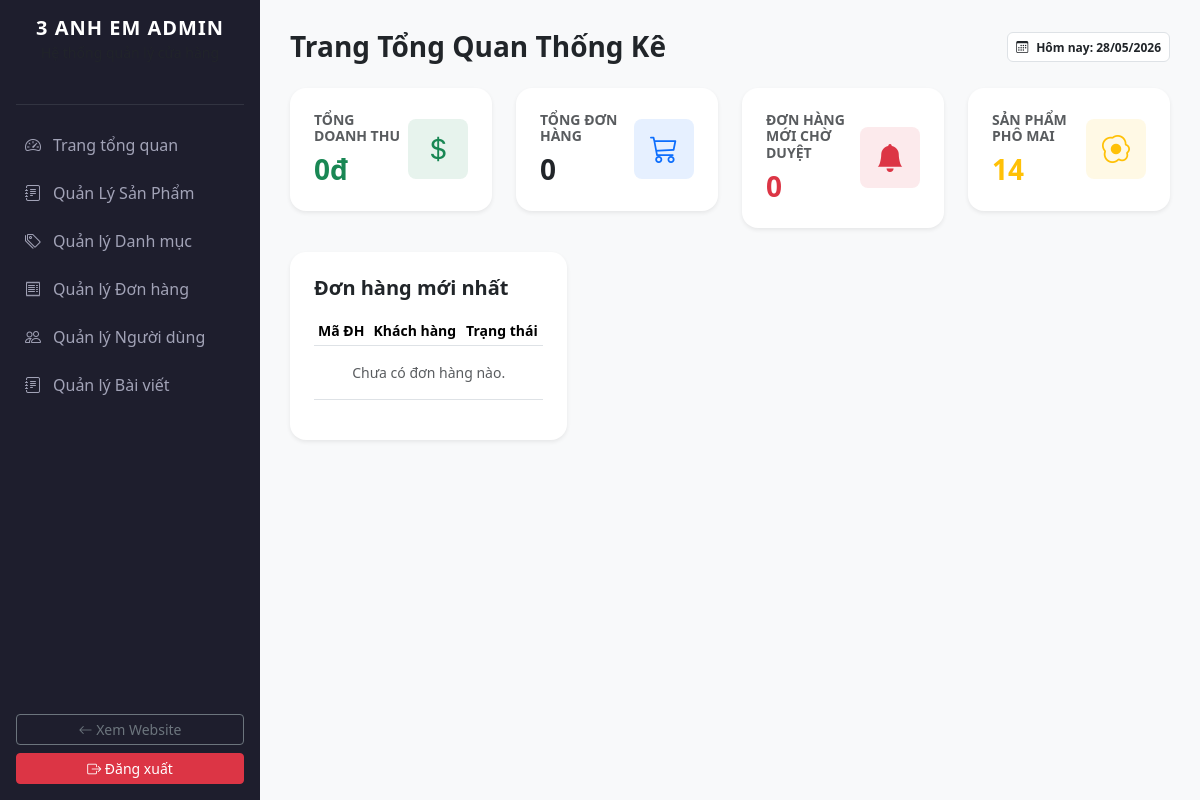
Page /phomai3anhem/admin/index.php (signed in) on the earlier database version.
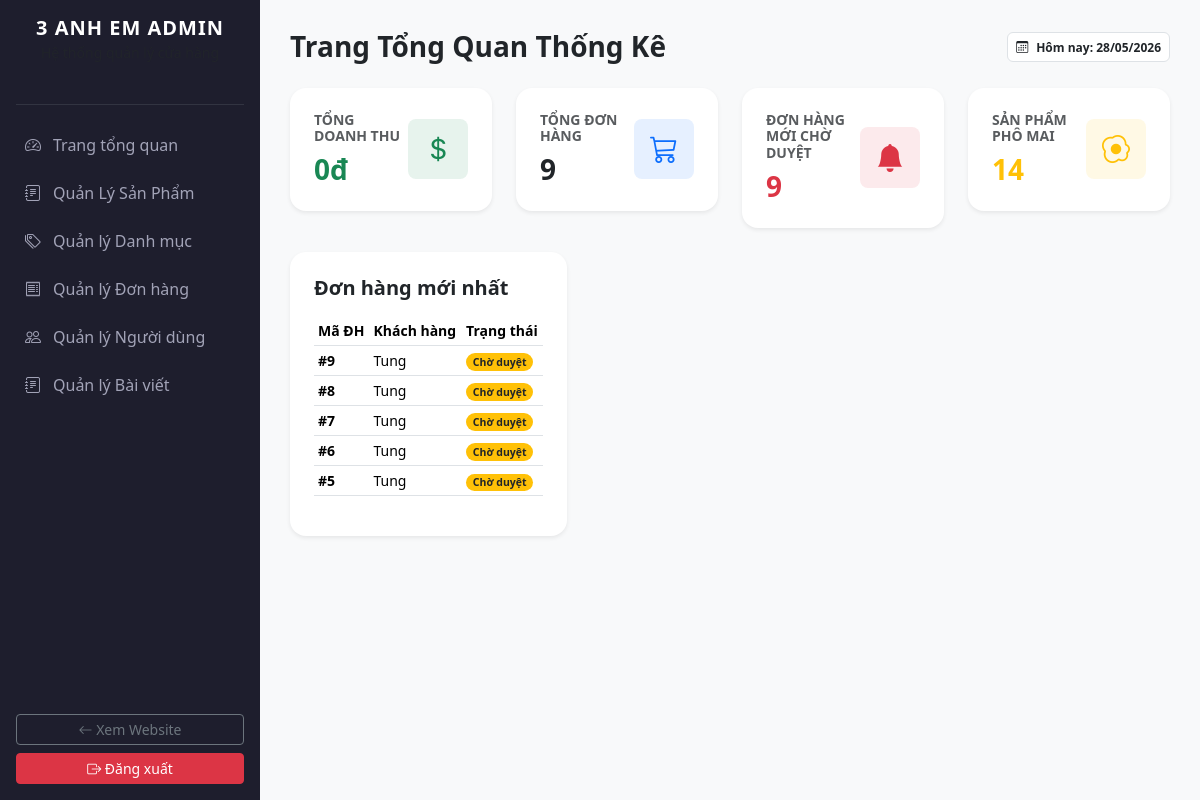
Same page on the later database version.
### tables this page shows
CREATE TABLE `orders` (
  `id` int(11) NOT NULL,
  `user_id` int(11) DEFAULT NULL,
  `full_name` varchar(255) NOT NULL,
  `email` varchar(255) NOT NULL,
  `phone` varchar(20) NOT NULL,
  `address` text NOT NULL,
  `note` text DEFAULT NULL,
  `total_money` int(11) NOT NULL,
  `status` varchar(50) DEFAULT 'pending',
  `created_at` timestamp NOT NULL DEFAULT current_timestamp()
);

### phomai3anhem/admin/index.php (the view, shortened to what the changed rows need)
<?php
include_once '../config/db.php';
include_once 'includes/header.php';
$total_orders = $pdo->query("SELECT COUNT(*) FROM orders")->fetchColumn();
$new_orders = $pdo->query("SELECT COUNT(*) FROM orders WHERE status = 'pending'")->fetchColumn();
?>
<div class="row g-4 mb-4">
    <div class="col-md-3">
        <div class="card admin-card p-4 bg-white border-0 shadow-sm rounded-4">
            <div class="d-flex justify-content-between align-items-center">
                <div>
                    <h6 class="text-muted small text-uppercase fw-bold">Tổng đơn hàng</h6>
                    <h3 class="fw-bold text-dark m-0"><?php echo $total_orders; ?></h3>
                </div>
            </div>
        </div>
    </div>
    <div class="col-md-3">
        <div class="card admin-card p-4 bg-white border-0 shadow-sm rounded-4">
            <div class="d-flex justify-content-between align-items-center">
                <div>
                    <h6 class="text-muted small text-uppercase fw-bold">Đơn hàng mới chờ duyệt</h6>
                    <h3 class="fw-bold text-danger m-0"><?php echo $new_orders; ?></h3>
                </div>
            </div>
        </div>
    </div>
</div>
<div class="row g-4">
    <div class="col-lg-4">
        <div class="card admin-card p-4 bg-white border-0 shadow-sm rounded-4 h-100">
            <div class="table-responsive">
                <table class="table table-sm table-hover align-middle small">
                    <thead>
                        <tr class="text-secondary">
                            <th>Mã ĐH</th>
                            <th>Khách hàng</th>
                            <th>Trạng thái</th>
                        </tr>
                    </thead>
                    <tbody>
                        <?php
                        $latest_orders = $pdo->query("SELECT id, full_name, status FROM orders ORDER BY id DESC LIMIT 5")->fetchAll();
                        if (count($latest_orders) > 0):
                            foreach($latest_orders as $o):
                        ?>
                        <tr>
                            <td><strong>#<?php echo $o['id']; ?></strong></td>
                            <td><?php echo htmlspecialchars($o['full_name']); ?></td>
                            <td>
                                <?php if ($o['status'] == 'pending'): ?>
                                    <span class="badge bg-warning text-dark rounded-pill">Chờ duyệt</span>
                                <?php elseif ($o['status'] == 'completed'): ?>
                                    <span class="badge bg-success rounded-pill">Thành công</span>
                                <?php else: ?>
                                    <span class="badge bg-secondary rounded-pill"><?php echo $o['status']; ?></span>
                                <?php endif; ?>
                            </td>
                        </tr>
                        <?php
                            endforeach;
                        else:
                        ?>
                        <tr>
                            <td colspan="3" class="text-center text-muted py-3">Chưa có đơn hàng nào.</td>
                        </tr>
                        <?php endif; ?>
                    </tbody>
                </table>
            </div>
        </div>
    </div>
</div>
<?php include_once 'includes/footer.php'; ?>

Differences in the rows shown:
added orders: id "9", full_name "Tung", status "Chờ duyệt"
added orders: id "8", full_name "Tung", status "Chờ duyệt"
added orders: id "7", full_name "Tung", status "Chờ duyệt"
added orders: id "6", full_name "Tung", status "Chờ duyệt"
added orders: id "5", full_name "Tung", status "Chờ duyệt"
Other differences:
$total_orders: "0" → "9"
$new_orders: "0" → "9"
text no longer shown: "Chưa có đơn hàng nào."
